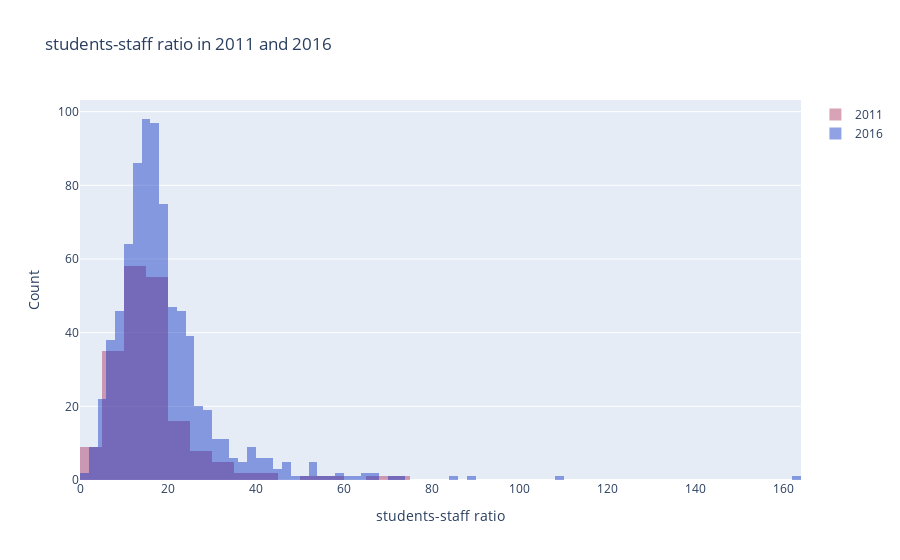

The cell this chart's notebook holds for it:
### Markdown cell above
<a id = "6"></a><br>
## Histogram

### Code cell
x2011 = timesData.student_staff_ratio[timesData.year == 2011]
x2016 = timesData.student_staff_ratio[timesData.year == 2016]

trace1 = go.Histogram(
    x=x2011,
    opacity=0.75,
    name = "2011",
    marker=dict(color='rgba(171, 50, 96, 0.6)'))

trace2 = go.Histogram(
    x=x2016,
    opacity=0.75,
    name = "2016",
    marker=dict(color='rgba(12, 50, 196, 0.6)'))


data = [trace1, trace2]

layout = go.Layout(barmode='overlay',
                   title=' students-staff ratio in 2011 and 2016',
                   xaxis=dict(title='students-staff ratio'),
                   yaxis=dict( title='Count'),
)

fig = go.Figure(data=data, layout=layout)
iplot(fig)

### Figure 1 — Plotly figure (JSON) as saved in the notebook; plotly's stock layout.template omitted (floating-point values rounded to 4 significant figures; data arrays with more than 128 entries replaced by an {"elided": "..."} marker saying what was removed)
{"data": [{"marker": {"color": "rgba(171, 50, 96, 0.6)"}, "name": "2011", "opacity": 0.75, "type": "histogram", "x": {"elided": "200 float values"}}, {"marker": {"color": "rgba(12, 50, 196, 0.6)"}, "name": "2016", "opacity": 0.75, "type": "histogram", "x": {"elided": "800 float values"}}], "layout": {"barmode": "overlay", "title": {"text": " students-staff ratio in 2011 and 2016"}, "xaxis": {"title": {"text": "students-staff ratio"}}, "yaxis": {"title": {"text": "Count"}}}}
